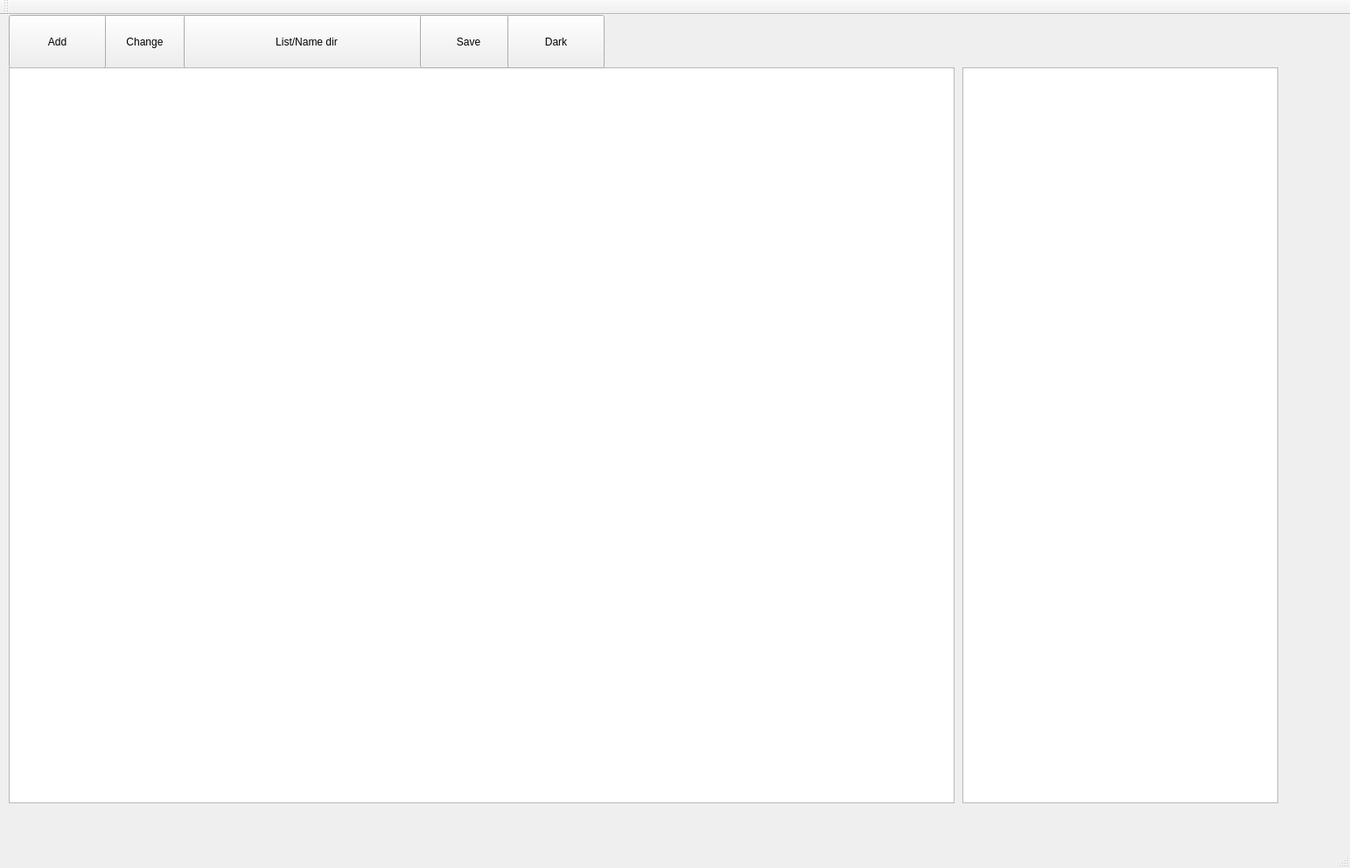
<?xml version="1.0" encoding="UTF-8"?>
<ui version="4.0">
 <class>MainWindow</class>
 <widget class="QMainWindow" name="MainWindow">
  <property name="geometry">
   <rect>
    <x>0</x>
    <y>0</y>
    <width>1543</width>
    <height>992</height>
   </rect>
  </property>
  <property name="minimumSize">
   <size>
    <width>1543</width>
    <height>992</height>
   </size>
  </property>
  <property name="maximumSize">
   <size>
    <width>1543</width>
    <height>992</height>
   </size>
  </property>
  <property name="tabletTracking">
   <bool>false</bool>
  </property>
  <property name="acceptDrops">
   <bool>false</bool>
  </property>
  <property name="windowTitle">
   <string>MainWindow</string>
  </property>
  <widget class="QWidget" name="centralWidget">
   <widget class="QPushButton" name="pushButton_7">
    <property name="geometry">
     <rect>
      <x>110</x>
      <y>0</y>
      <width>111</width>
      <height>61</height>
     </rect>
    </property>
    <property name="text">
     <string>Change</string>
    </property>
   </widget>
   <widget class="QPushButton" name="pushButton_10">
    <property name="geometry">
     <rect>
      <x>210</x>
      <y>0</y>
      <width>281</width>
      <height>61</height>
     </rect>
    </property>
    <property name="text">
     <string>List/Name dir</string>
    </property>
   </widget>
   <widget class="QPushButton" name="dir_2">
    <property name="geometry">
     <rect>
      <x>10</x>
      <y>0</y>
      <width>111</width>
      <height>61</height>
     </rect>
    </property>
    <property name="text">
     <string>Add</string>
    </property>
   </widget>
   <widget class="MyQTableWidget" name="tableWidget">
    <property name="geometry">
     <rect>
      <x>10</x>
      <y>60</y>
      <width>1081</width>
      <height>841</height>
     </rect>
    </property>
    <property name="minimumSize">
     <size>
      <width>261</width>
      <height>531</height>
     </size>
    </property>
    <property name="alternatingRowColors">
     <bool>false</bool>
    </property>
    <property name="selectionMode">
     <enum>QAbstractItemView::ExtendedSelection</enum>
    </property>
    <property name="selectionBehavior">
     <enum>QAbstractItemView::SelectItems</enum>
    </property>
    <property name="sortingEnabled">
     <bool>false</bool>
    </property>
   </widget>
   <widget class="QPushButton" name="pushButton_6">
    <property name="geometry">
     <rect>
      <x>480</x>
      <y>0</y>
      <width>111</width>
      <height>61</height>
     </rect>
    </property>
    <property name="text">
     <string>Save</string>
    </property>
   </widget>
   <widget class="MyQTableWidget" name="tableWidget_2">
    <property name="geometry">
     <rect>
      <x>1100</x>
      <y>60</y>
      <width>361</width>
      <height>841</height>
     </rect>
    </property>
    <property name="minimumSize">
     <size>
      <width>261</width>
      <height>531</height>
     </size>
    </property>
    <property name="alternatingRowColors">
     <bool>false</bool>
    </property>
    <property name="selectionMode">
     <enum>QAbstractItemView::ExtendedSelection</enum>
    </property>
    <property name="selectionBehavior">
     <enum>QAbstractItemView::SelectItems</enum>
    </property>
    <property name="sortingEnabled">
     <bool>false</bool>
    </property>
   </widget>
   <widget class="QPushButton" name="pushButton_8">
    <property name="geometry">
     <rect>
      <x>580</x>
      <y>0</y>
      <width>111</width>
      <height>61</height>
     </rect>
    </property>
    <property name="styleSheet">
     <string notr="true"/>
    </property>
    <property name="text">
     <string>Dark</string>
    </property>
   </widget>
  </widget>
  <widget class="QMenuBar" name="menuBar">
   <property name="geometry">
    <rect>
     <x>0</x>
     <y>0</y>
     <width>1543</width>
     <height>22</height>
    </rect>
   </property>
  </widget>
  <widget class="QToolBar" name="mainToolBar">
   <attribute name="toolBarArea">
    <enum>TopToolBarArea</enum>
   </attribute>
   <attribute name="toolBarBreak">
    <bool>false</bool>
   </attribute>
  </widget>
  <widget class="QStatusBar" name="statusBar"/>
 </widget>
 <layoutdefault spacing="6" margin="11"/>
 <customwidgets>
  <customwidget>
   <class>MyQTableWidget</class>
   <extends>QTableWidget</extends>
   <header location="global">myqtablewidget.h</header>
  </customwidget>
 </customwidgets>
 <resources/>
 <connections/>
</ui>
